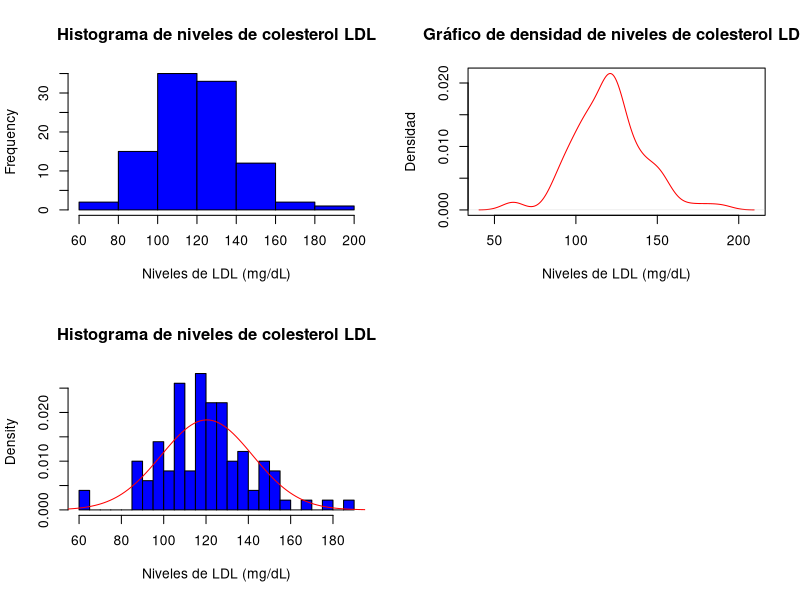

The R source for this figure:
# Cargar los datos en un data frame
ldl <- read.table("LDL_2.txt", header = TRUE)$LDL

# Especificar el diseño de la ventana gráfica
par(mfrow = c(2, 2))

# Histograma
hist(ldl, main = "Histograma de niveles de colesterol LDL", xlab = "Niveles de LDL (mg/dL)", col = "blue")

# Gráfico de densidad
plot(density(ldl), main = "Gráfico de densidad de niveles de colesterol LDL", xlab = "Niveles de LDL (mg/dL)", ylab = "Densidad", col = "red")

# Test de Shapiro-Wilk
swtest <- shapiro.test(ldl)
cat("Test de Shapiro-Wilk:\n")
cat("Estadístico de prueba: ", swtest$statistic, "\n")
cat("Valor p: ", swtest$p.value, "\n")

# Prueba de Lilliefors
library(nortest)
lillie_test <- lillie.test(ldl)
cat("Prueba de Lilliefors: \n")
cat("Valor p: ", lillie_test$p.value, "\n")

# Prueba de Anderson-Darling
ad_test <- ad.test(ldl)
cat("Prueba de Anderson-Darling: \n")
cat("Valor p: ", ad_test$p.value, "\n")

# Media
media <- mean(ldl)
cat("Media: ", media, "\n")

#Mediana
mediana <- median(ldl)
cat("Mediana: ", mediana, "\n")

# Moda
moda <- function(x) {
  ux <- unique(x)
  ux[which.max(tabulate(match(x, ux)))]
}
moda_result <- moda(ldl)
cat("Moda: ", moda_result, "\n")

# Percentiles 5 y 95
p5 <- quantile(ldl, 0.05)
cat("Percentil 5: ", p5, "\n")

p95 <- quantile(ldl, 0.95)
cat("Percentil 95: ", p95, "\n")

# Recorrido
recorrido <- range(ldl)
cat("Recorrido: ", recorrido, "\n")

# Cuasidesviación típica
sd <- sqrt(mean((ldl - mean(ldl))^2))
cat("Cuasidesviación típica: ", sd, "\n")

# Coeficiente de asimetría
library(e1071)
asimetria_3 <- skewness(ldl)
asimetria_2 <- skewness(ldl, type=2)
cat("Coeficiente de asimetría tipo 3 (Fisher): ", asimetria_3, "\n")
cat("Coeficiente de asimetría tipo 2: ", asimetria_2, "\n")

# Representar histograma con distribución normal
# Crear el histograma con 30 bins
hist(ldl, breaks = 30, main = "Histograma de niveles de colesterol LDL", xlab = "Niveles de LDL (mg/dL)", col = "blue", freq = FALSE)

# Calcular los límites del histograma
hist_limits <- par("usr")

# Crear la curva de densidad normal
x <- seq(hist_limits[1], hist_limits[2], length.out = 100)
y <- dnorm(x, mean = media, sd = sd)
lines(x, y, col = "red")
